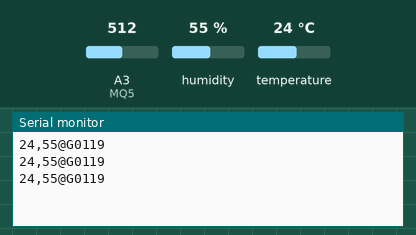
Bench run of a sketch on a simulated Arduino Uno, built with avr-gcc and run on an emulated ATmega328P. Shown: the last lines printed to the serial monitor. The test bench sets the inputs (shaded band); at power-on: humidity 55 %, A3 (MQ5) = 512, temperature 24 °C.

Above: at 1.3 s.
1.4 s: humidity set to 22 %
At 2.0 s:
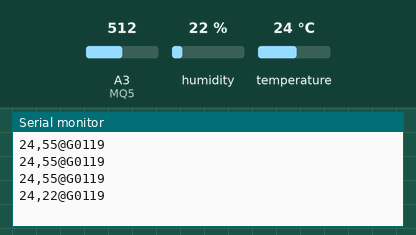
2.9 s: A3 (MQ5) set to 306
At 3.6 s:
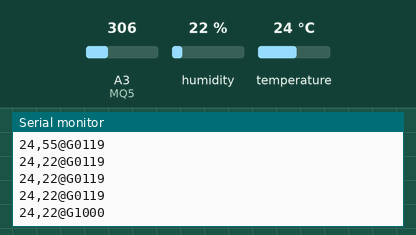
4.4 s: temperature set to 12 °C
At 5.2 s:
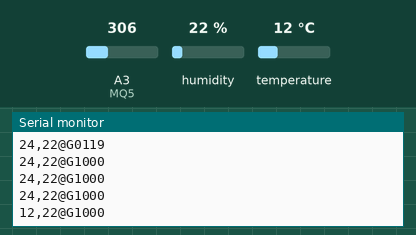
5.9 s: A3 (MQ5) set to 122
At 5.9 s:
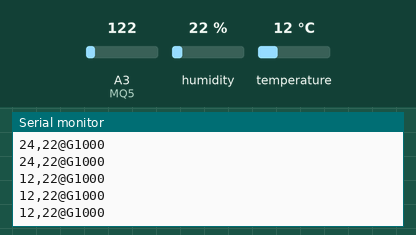
7.4 s: humidity set to 40 %
At 7.8 s:
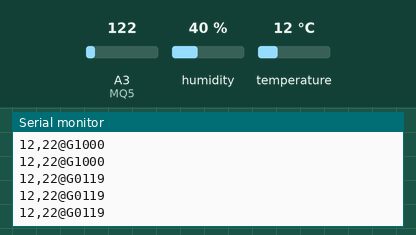
Timing chart, 0 to 9.9 s (numbered marks = the images above; inputs shaded):
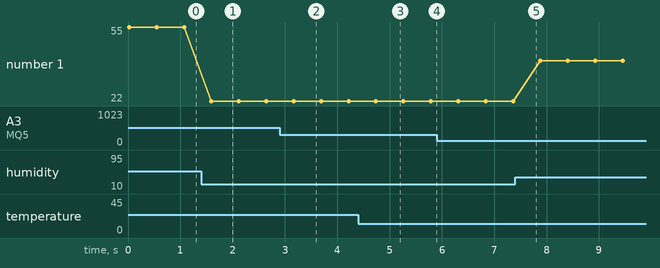

The sketch:

DHT_GAS.ino
```cpp
#include <SimpleDHT.h>
int DHT_pin = 8;
SimpleDHT11 dht11(DHT_pin);

#define Packet_length 7
unsigned char TxData[Packet_length] = {'@', 'G', 0x00, 0x00, 0x00, 0x00, '\n'};

#define MQ5 A3
unsigned int GasValue;

byte temp = 0;
byte humi = 0;

void setup() {
  Serial.begin(9600);
  pinMode(MQ5, INPUT);
}

void loop() {
  int err = dht11.read(&temp, &humi, NULL);
  if(err != SimpleDHTErrSuccess) {
    Serial.print("Error");
    Serial.println(err);
    delay(1000);
    return;
  }

  Serial.print((int)temp); Serial.print(",");
  Serial.print((int)humi);

  GasValue = MQ5_ppm();
  TxPacket(GasValue);
  Serial.write(TxData,Packet_length);
  delay(500);
}

void TxPacket(int Value) {
  int temp = Value;
  TxData[2] = (temp / 1000) | 0x30;
  temp = temp % 1000;
  TxData[3] = (temp / 100) | 0x30;
  temp = temp % 100;
  TxData[4] = (temp / 10) | 0x30;
  TxData[5] = (temp % 10) | 0x30;
}

unsigned int MQ5_ppm() {
  unsigned int ADValue = analogRead(MQ5) / 0.6;
  float Ratio = ADValue / (614 - ADValue);
  if(Ratio > 6.7) Ratio = 6.7;
  unsigned int ppm = pow(2.71828182, 0.7201 * Ratio) * 119.37;
  if(ppm > 1000) ppm = 1000;
  return ppm;
}
```

Measured:
- after the input at 1.4 s, the serial monitor: prints a new line after 0.20 s (image 1)
- after the input at 2.9 s, the serial monitor: prints a new line after 0.27 s (image 2)
- after the input at 4.4 s, the serial monitor: prints a new line after 0.34 s (image 3)
- plotted number 1: 55 → 22 after the input at 1.4 s, 22 → 40 after the input at 7.4 s
